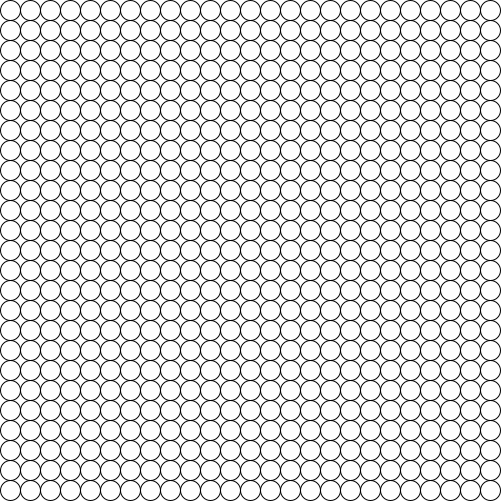
Frame 1 (no input)
Frame 60 (the mouse pressed at the canvas centre just before this capture): identical to frame 1, image omitted
Frame 120 (the mouse held since frame 60 and released just before this capture): identical to frame 1, image omitted

The Processing sketch that drew this single still picture (run headless with seeded random() and noise(); from frame 60 on, the mouse is pressed at the canvas centre):

// Processing sketch: processing_52026
// ── processing_52026.pde

void setup() {
  size(501, 501);
  smooth();
}

void draw() {
  background(255);
  for (int i = 10; i < 500; i = i+20) {
  for (int j = 10; j < 500; j = j+20) {
    noFill();
    ellipse(i, j,20,20);
  }
  }
}
